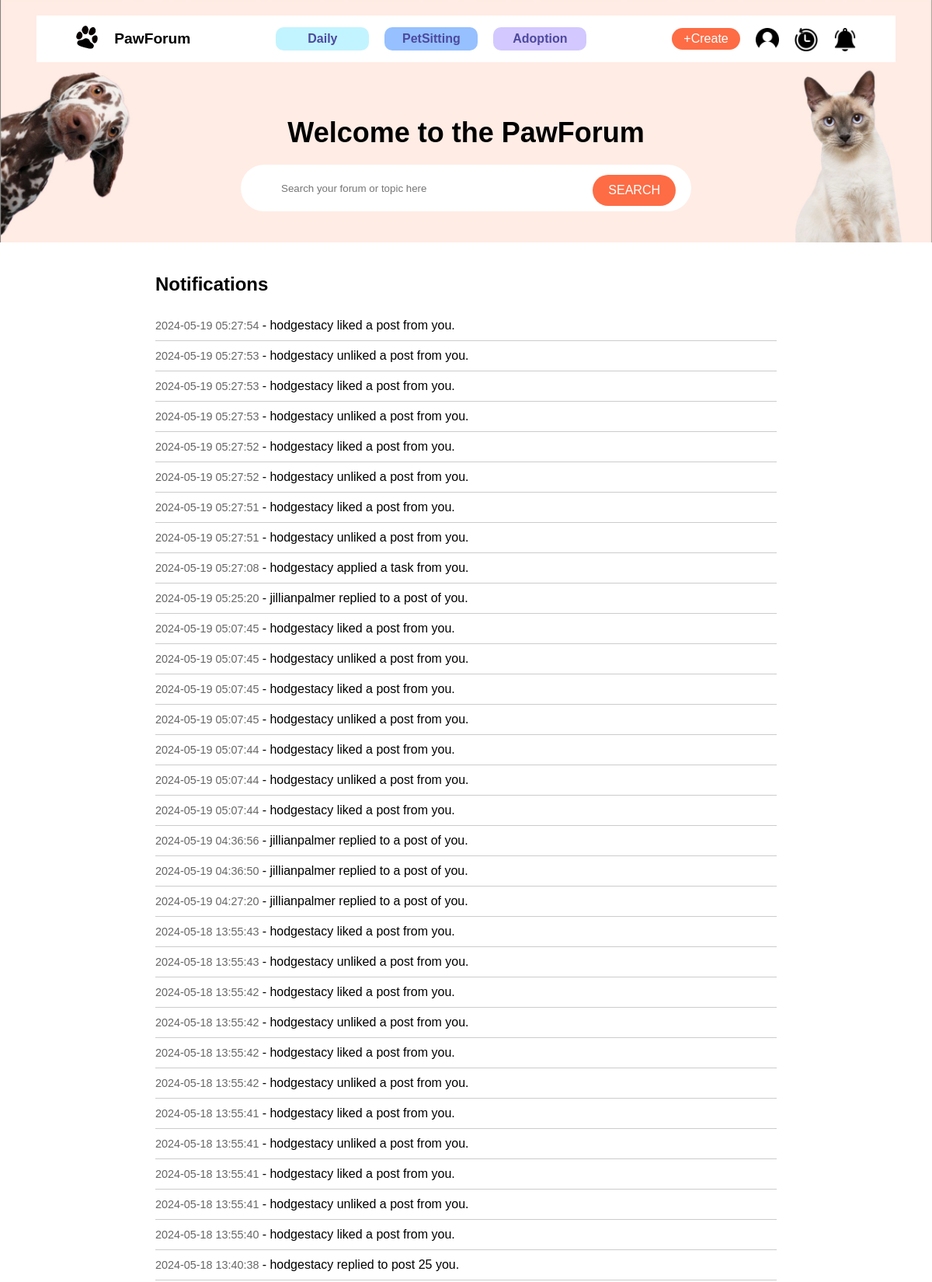
/notification (signed in, upper part), run on the app's committed database.
### app/models.py (models this page shows, shortened)
class Activity(db.Model):
    id = db.Column(db.Integer, primary_key=True)
    user_id = db.Column(db.Integer, db.ForeignKey('user.id'), nullable=False)
    action = db.Column(db.String(255), nullable=False)
    target_user_id = db.Column(db.Integer, nullable=True)
    timestamp = db.Column(db.DateTime, default=datetime.utcnow)
    user = db.relationship('User', backref=db.backref('activities', lazy=True))

class User(db.Model, UserMixin):
    id = db.Column(db.Integer, primary_key=True)
    username = db.Column(db.String(80), unique=True, nullable=False)
    email = db.Column(db.String(120), unique=True, nullable=False)
    password_hash = db.Column(db.String(128))
    phone = db.Column(db.String(15), nullable=True)
    gender = db.Column(db.String(10), nullable=True)
    postcode = db.Column(db.String(10), nullable=True)
    join_at = db.Column(db.DateTime, default=datetime.utcnow)
    pet_type = db.Column(db.String(80), nullable=True)
    user_image = db.Column(db.String(255), nullable=True)
    @property
    def password(self):
        raise AttributeError('password is not a readable attribute')

### app/routes.py (the view)
    @app.route('/notification')
    @login_required
    def notification():
        nav = render_template('components/nav_logged_in.html') if current_user.is_authenticated else render_template('components/nav_logged_out.html')
        notifications = Activity.query.filter(
            Activity.target_user_id == current_user.id
        ).order_by(Activity.timestamp.desc()).all()
        return render_template('notification.html', page_name='Notification', nav=nav, notifications=notifications)

### app/__init__.py (called while the page is built)
def create_app():
    app = Flask(__name__)
    app.config.from_object(Config)
    app.jinja_env.globals['os'] = os
    db.init_app(app)
    migrate = Migrate(app, db)
    database_path = os.path.join(app.root_path, 'app.db')
    if not os.path.exists(database_path):
        open(database_path, 'w').close()
    with app.app_context():
        db.create_all()
    login_manager = LoginManager()
    login_manager.init_app(app)
    login_manager.login_view = 'login'
    @login_manager.user_loader
    def load_user(user_id):
        from .models import User  # Import here to avoid circular dependencies
        return User.query.get(int(user_id))
    from .routes import init_app_routes  # Import routes after db to avoid circular import
    init_app_routes(app)  # Initialize routes
    return app

### app/templates/components/nav_logged_in.html (shortened to what this page needs)
<!DOCTYPE html>
<html lang="en">
  <head>
    <link
      rel="stylesheet"
      href="{{ url_for('static', filename='css/style.css') }}"
    />
  </head>
  <body>
    <nav>
      <div class="navbar">
        <div class="navbar-left">
          <a href="{{ url_for('home') }}">
            <img
              src="{{ url_for('static', filename='image/paw.png') }}"
              alt="Paw Logo"
              class="logo"
            />
          </a>
          <span>PawForum</span>
        </div>
        <div class="nav-links">
          <a href="{{ url_for('home', category='Daily') }}" class="link-daily"
            >Daily</a
          >
          <a
            href="{{ url_for('home', category='PetSitting') }}"
            class="link-petsitting"
            >PetSitting</a
          >
          <a
            href="{{ url_for('home', category='Adoption') }}"
            class="link-adoption"
            >Adoption</a
          >
        </div>
        <div class="nav-right">
          <a href="{{ url_for('post_create') }}"
            ><button class="nav-create">+Create</button></a
          >
          <a href="{{ url_for('profile') }}" class="nav-img"
            ><img src="{{ url_for('static', filename='image/user_icon.png') }}"
          /></a>
          <a href="{{ url_for('activity') }}" class="nav-img"
            ><img src="{{ url_for('static', filename='image/activity.png') }}"
          /></a>
          <a href="{{ url_for('notification') }}" class="nav-img"
            ><img
              src="{{ url_for('static', filename='image/notification.png') }}"
          /></a>
        </div>
      </div>
      <div class="nav-main">
        <h1>Welcome to the PawForum</h1>
        <div class="searchbar">
          <form action="{{ url_for('search')}}" method="GET">
            <input
              type="text"
              name="query"
              placeholder="Search your forum or topic here"
              class="search-input"
              maxlength="100"
            />
            <button type="submit" class="search-btn">SEARCH</button>
          </form>
        </div>
      </div>
    </nav>
  </body>
</html>

### app/templates/notification.html
{% extends "base.html" %} {% block content %}
<div class="notification">
  <div style="display: flex; justify-content: center; margin: 20px">
    <div style="flex: 1; max-width: 800px">
      <h2>Notifications</h2>
      <ul style="list-style-type: none; padding: 0">
        {% for notification in notifications %}
          {% if notification.target_user_id == current_user.id %}
          <li style="border-bottom: 1px solid #ccc; padding: 10px 0">
            <span style="color: #666; font-size: 0.9em">
              {{ notification.timestamp.strftime('%Y-%m-%d %H:%M:%S') }}
            </span>
            - {{ notification.user.username }} {{ notification.action }} you.
          </li>
          {% endif %}
        {% endfor %}
      </ul>
    </div>
  </div>
</div>
{% endblock %}

### app/static/css/style.css (style rules this page uses)
a { text-decoration: None; cursor: pointer; color: inherit; }
body { font-family: Arial, sans-serif; margin: 0; }
nav { background-image: url("../image/navpic.jpg"); background-size: cover; background-position: center; padding: 40px 0; display: flex; flex-direction: column; align-items: center; justify-content: center; }
.logo { width: 30px; height: 30px; margin-right: 10px; }
.nav-img img { width: 30px; height: 30px; margin-left: 20px; }
.navbar { background-color: white; padding: 5px 50px; height: 50px; display: flex; align-items: center; justify-content: space-between; margin-bottom: 20px; margin-top: -20px; }
.navbar-left { display: flex; align-items: center; }
.navbar-left span { font-weight: bold; margin-left: 10px; font-size: larger; }
.nav-links { display: flex; margin-left: 100px; }
.nav-links a { color: black; text-decoration: none; }
.nav-create { background-color: #fd6c45; color: white; border: none; border-radius: 20px; padding: 5px 15px; cursor: pointer; margin-left: 100px; }
.nav-main { text-align: center; color: black; width: 100%; display: flex; flex-direction: column; align-items: center; justify-content: center; padding-top: 20px; }
.nav-main h1 { font-size: 36px; margin-bottom: 20px; }
.searchbar { display: flex; align-items: center; border-radius: 30px; width: 580px; height: 60px; position: relative; background-color: #fff; }
.search-input[type="text"] { border: none; border-radius: 4px; outline: none; flex: 1; margin-left: 50px; width: 350px; }
.search-btn { position: absolute; right: 20px; top: 55%; transform: translateY(-50%); background-color: #fd6c45; color: white; border: none; border-radius: 30px; padding: 0 20px; height: 40px; cursor: pointer; }
.nav-links a { font-weight: bold; color: #4d499e; text-decoration: none; display: inline-block; width: 120px; text-align: center; padding: 6px 0; border-radius: 10px; margin: 0 10px; }
.SignupForm input, button { margin-bottom: 10px; padding: 15px; font-size: 16px; border-radius: 3px; border: 1px solid #ccc; background-color: rgb(231, 226, 226); }
.link-daily { background-color: #c2f4ff !important; }
.link-petsitting { background-color: #96c0ff !important; }
.link-adoption { background-color: #d3c8ff !important; }
.nav-right { position: relative; top: 5px; display: flex; justify-content: center; }

### data on the page
Activity: timestamp "2024-05-19 05:27:54", user.username "hodgestacy", action "liked a post from"
Activity: timestamp "2024-05-19 05:27:53", user.username "hodgestacy", action "unliked a post from"
Activity: timestamp "2024-05-19 05:27:53", user.username "hodgestacy", action "liked a post from"
Activity: timestamp "2024-05-19 05:27:53", user.username "hodgestacy", action "unliked a post from"
Activity: timestamp "2024-05-19 05:27:52", user.username "hodgestacy", action "liked a post from"
Activity: timestamp "2024-05-19 05:27:52", user.username "hodgestacy", action "unliked a post from"
Activity: timestamp "2024-05-19 05:27:51", user.username "hodgestacy", action "liked a post from"
Activity: timestamp "2024-05-19 05:27:51", user.username "hodgestacy", action "unliked a post from"
Activity: timestamp "2024-05-19 05:27:08", user.username "hodgestacy", action "applied a task from"
Activity: timestamp "2024-05-19 05:25:20", user.username "jillianpalmer", action "replied to a post of"
Activity: timestamp "2024-05-19 05:07:45", user.username "hodgestacy", action "liked a post from"
Activity: timestamp "2024-05-19 05:07:45", user.username "hodgestacy", action "unliked a post from"
Activity: timestamp "2024-05-19 05:07:45", user.username "hodgestacy", action "liked a post from"
Activity: timestamp "2024-05-19 05:07:45", user.username "hodgestacy", action "unliked a post from"
Activity: timestamp "2024-05-19 05:07:44", user.username "hodgestacy", action "liked a post from"
Activity: timestamp "2024-05-19 05:07:44", user.username "hodgestacy", action "unliked a post from"
Activity: timestamp "2024-05-19 05:07:44", user.username "hodgestacy", action "liked a post from"
Activity: timestamp "2024-05-19 04:36:56", user.username "jillianpalmer", action "replied to a post of"
Activity: timestamp "2024-05-19 04:36:50", user.username "jillianpalmer", action "replied to a post of"
Activity: timestamp "2024-05-19 04:27:20", user.username "jillianpalmer", action "replied to a post of"
Activity: timestamp "2024-05-18 13:55:43", user.username "hodgestacy", action "liked a post from"
Activity: timestamp "2024-05-18 13:55:43", user.username "hodgestacy", action "unliked a post from"
Activity: timestamp "2024-05-18 13:55:42", user.username "hodgestacy", action "liked a post from"
Activity: timestamp "2024-05-18 13:55:42", user.username "hodgestacy", action "unliked a post from"
Activity: timestamp "2024-05-18 13:55:42", user.username "hodgestacy", action "liked a post from"
Activity: timestamp "2024-05-18 13:55:42", user.username "hodgestacy", action "unliked a post from"
Activity: timestamp "2024-05-18 13:55:41", user.username "hodgestacy", action "liked a post from"
Activity: timestamp "2024-05-18 13:55:41", user.username "hodgestacy", action "unliked a post from"
Activity: timestamp "2024-05-18 13:55:41", user.username "hodgestacy", action "liked a post from"
Activity: timestamp "2024-05-18 13:55:41", user.username "hodgestacy", action "unliked a post from"
Activity: timestamp "2024-05-18 13:55:40", user.username "hodgestacy", action "liked a post from"
Activity: timestamp "2024-05-18 13:40:38", user.username "hodgestacy", action "replied to post 25"
